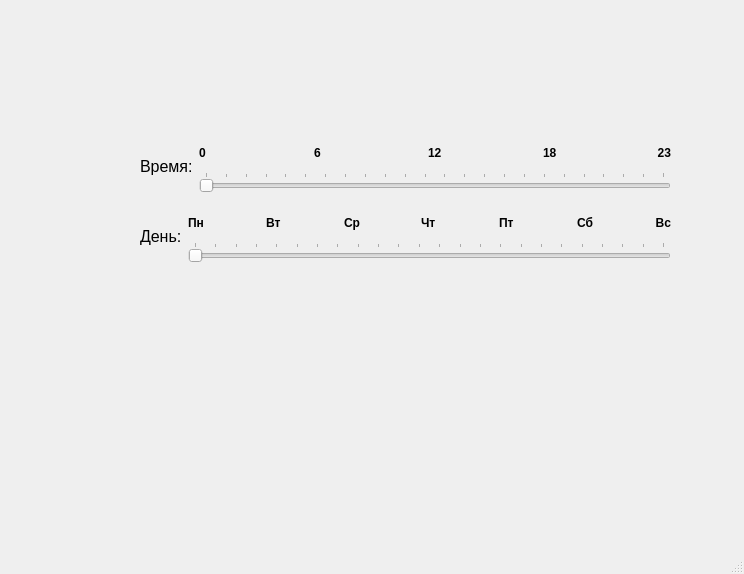
<?xml version="1.0" encoding="UTF-8"?>
<ui version="4.0">
 <class>MainWindow</class>
 <widget class="QMainWindow" name="MainWindow">
  <property name="geometry">
   <rect>
    <x>0</x>
    <y>0</y>
    <width>744</width>
    <height>574</height>
   </rect>
  </property>
  <property name="windowTitle">
   <string>Управление средой</string>
  </property>
  <widget class="QWidget" name="centralwidget">
   <widget class="QWidget" name="horizontalLayoutWidget">
    <property name="geometry">
     <rect>
      <x>140</x>
      <y>140</y>
      <width>531</width>
      <height>52</height>
     </rect>
    </property>
    <layout class="QHBoxLayout" name="horizontalLayout">
     <item>
      <widget class="QLabel" name="label">
       <property name="font">
        <font>
         <pointsize>12</pointsize>
        </font>
       </property>
       <property name="text">
        <string>Время:</string>
       </property>
      </widget>
     </item>
     <item>
      <layout class="QVBoxLayout" name="verticalLayout">
       <item>
        <layout class="QHBoxLayout" name="horizontalLayout_2">
         <item>
          <widget class="QLabel" name="label_3">
           <property name="sizePolicy">
            <sizepolicy hsizetype="Expanding" vsizetype="Preferred">
             <horstretch>0</horstretch>
             <verstretch>0</verstretch>
            </sizepolicy>
           </property>
           <property name="font">
            <font>
             <weight>75</weight>
             <bold>true</bold>
            </font>
           </property>
           <property name="text">
            <string>0</string>
           </property>
          </widget>
         </item>
         <item>
          <widget class="QLabel" name="label_2">
           <property name="sizePolicy">
            <sizepolicy hsizetype="Expanding" vsizetype="Preferred">
             <horstretch>0</horstretch>
             <verstretch>0</verstretch>
            </sizepolicy>
           </property>
           <property name="font">
            <font>
             <weight>75</weight>
             <bold>true</bold>
            </font>
           </property>
           <property name="text">
            <string>6</string>
           </property>
          </widget>
         </item>
         <item>
          <widget class="QLabel" name="label_5">
           <property name="sizePolicy">
            <sizepolicy hsizetype="Expanding" vsizetype="Preferred">
             <horstretch>0</horstretch>
             <verstretch>0</verstretch>
            </sizepolicy>
           </property>
           <property name="font">
            <font>
             <weight>75</weight>
             <bold>true</bold>
            </font>
           </property>
           <property name="text">
            <string>12</string>
           </property>
          </widget>
         </item>
         <item>
          <widget class="QLabel" name="label_4">
           <property name="sizePolicy">
            <sizepolicy hsizetype="Expanding" vsizetype="Preferred">
             <horstretch>0</horstretch>
             <verstretch>0</verstretch>
            </sizepolicy>
           </property>
           <property name="font">
            <font>
             <weight>75</weight>
             <bold>true</bold>
            </font>
           </property>
           <property name="text">
            <string>18</string>
           </property>
          </widget>
         </item>
         <item>
          <widget class="QLabel" name="label_6">
           <property name="sizePolicy">
            <sizepolicy hsizetype="Minimum" vsizetype="Preferred">
             <horstretch>0</horstretch>
             <verstretch>0</verstretch>
            </sizepolicy>
           </property>
           <property name="font">
            <font>
             <weight>75</weight>
             <bold>true</bold>
            </font>
           </property>
           <property name="text">
            <string>23</string>
           </property>
           <property name="scaledContents">
            <bool>false</bool>
           </property>
           <property name="alignment">
            <set>Qt::AlignRight|Qt::AlignTrailing|Qt::AlignVCenter</set>
           </property>
          </widget>
         </item>
        </layout>
       </item>
       <item>
        <widget class="QSlider" name="horizontalSlider">
         <property name="maximum">
          <number>23</number>
         </property>
         <property name="pageStep">
          <number>3</number>
         </property>
         <property name="orientation">
          <enum>Qt::Horizontal</enum>
         </property>
         <property name="tickPosition">
          <enum>QSlider::TicksAbove</enum>
         </property>
         <property name="tickInterval">
          <number>1</number>
         </property>
        </widget>
       </item>
      </layout>
     </item>
    </layout>
   </widget>
   <widget class="QWidget" name="horizontalLayoutWidget_3">
    <property name="geometry">
     <rect>
      <x>140</x>
      <y>210</y>
      <width>531</width>
      <height>52</height>
     </rect>
    </property>
    <layout class="QHBoxLayout" name="horizontalLayout_3">
     <item>
      <widget class="QLabel" name="label_7">
       <property name="font">
        <font>
         <pointsize>12</pointsize>
        </font>
       </property>
       <property name="text">
        <string>День:</string>
       </property>
      </widget>
     </item>
     <item>
      <layout class="QVBoxLayout" name="verticalLayout_2">
       <item>
        <layout class="QHBoxLayout" name="horizontalLayout_4">
         <item>
          <widget class="QLabel" name="label_8">
           <property name="sizePolicy">
            <sizepolicy hsizetype="Expanding" vsizetype="Preferred">
             <horstretch>0</horstretch>
             <verstretch>0</verstretch>
            </sizepolicy>
           </property>
           <property name="font">
            <font>
             <weight>75</weight>
             <bold>true</bold>
            </font>
           </property>
           <property name="text">
            <string>Пн</string>
           </property>
          </widget>
         </item>
         <item>
          <widget class="QLabel" name="label_9">
           <property name="sizePolicy">
            <sizepolicy hsizetype="Expanding" vsizetype="Preferred">
             <horstretch>0</horstretch>
             <verstretch>0</verstretch>
            </sizepolicy>
           </property>
           <property name="font">
            <font>
             <weight>75</weight>
             <bold>true</bold>
            </font>
           </property>
           <property name="text">
            <string>Вт</string>
           </property>
          </widget>
         </item>
         <item>
          <widget class="QLabel" name="label_13">
           <property name="sizePolicy">
            <sizepolicy hsizetype="Expanding" vsizetype="Preferred">
             <horstretch>0</horstretch>
             <verstretch>0</verstretch>
            </sizepolicy>
           </property>
           <property name="font">
            <font>
             <weight>75</weight>
             <bold>true</bold>
            </font>
           </property>
           <property name="text">
            <string>Ср</string>
           </property>
          </widget>
         </item>
         <item>
          <widget class="QLabel" name="label_14">
           <property name="sizePolicy">
            <sizepolicy hsizetype="Expanding" vsizetype="Preferred">
             <horstretch>0</horstretch>
             <verstretch>0</verstretch>
            </sizepolicy>
           </property>
           <property name="font">
            <font>
             <weight>75</weight>
             <bold>true</bold>
            </font>
           </property>
           <property name="text">
            <string>Чт</string>
           </property>
          </widget>
         </item>
         <item>
          <widget class="QLabel" name="label_10">
           <property name="sizePolicy">
            <sizepolicy hsizetype="Expanding" vsizetype="Preferred">
             <horstretch>0</horstretch>
             <verstretch>0</verstretch>
            </sizepolicy>
           </property>
           <property name="font">
            <font>
             <weight>75</weight>
             <bold>true</bold>
            </font>
           </property>
           <property name="text">
            <string>Пт</string>
           </property>
          </widget>
         </item>
         <item>
          <widget class="QLabel" name="label_11">
           <property name="sizePolicy">
            <sizepolicy hsizetype="Expanding" vsizetype="Preferred">
             <horstretch>0</horstretch>
             <verstretch>0</verstretch>
            </sizepolicy>
           </property>
           <property name="font">
            <font>
             <weight>75</weight>
             <bold>true</bold>
            </font>
           </property>
           <property name="text">
            <string>Сб</string>
           </property>
          </widget>
         </item>
         <item>
          <widget class="QLabel" name="label_12">
           <property name="sizePolicy">
            <sizepolicy hsizetype="Minimum" vsizetype="Preferred">
             <horstretch>0</horstretch>
             <verstretch>0</verstretch>
            </sizepolicy>
           </property>
           <property name="font">
            <font>
             <weight>75</weight>
             <bold>true</bold>
            </font>
           </property>
           <property name="text">
            <string>Вс</string>
           </property>
           <property name="scaledContents">
            <bool>false</bool>
           </property>
           <property name="alignment">
            <set>Qt::AlignRight|Qt::AlignTrailing|Qt::AlignVCenter</set>
           </property>
          </widget>
         </item>
        </layout>
       </item>
       <item>
        <widget class="QSlider" name="horizontalSlider_2">
         <property name="maximum">
          <number>23</number>
         </property>
         <property name="pageStep">
          <number>3</number>
         </property>
         <property name="orientation">
          <enum>Qt::Horizontal</enum>
         </property>
         <property name="tickPosition">
          <enum>QSlider::TicksAbove</enum>
         </property>
         <property name="tickInterval">
          <number>1</number>
         </property>
        </widget>
       </item>
      </layout>
     </item>
    </layout>
   </widget>
  </widget>
  <widget class="QMenuBar" name="menubar">
   <property name="geometry">
    <rect>
     <x>0</x>
     <y>0</y>
     <width>744</width>
     <height>21</height>
    </rect>
   </property>
  </widget>
  <widget class="QStatusBar" name="statusbar"/>
 </widget>
 <resources/>
 <connections/>
</ui>
